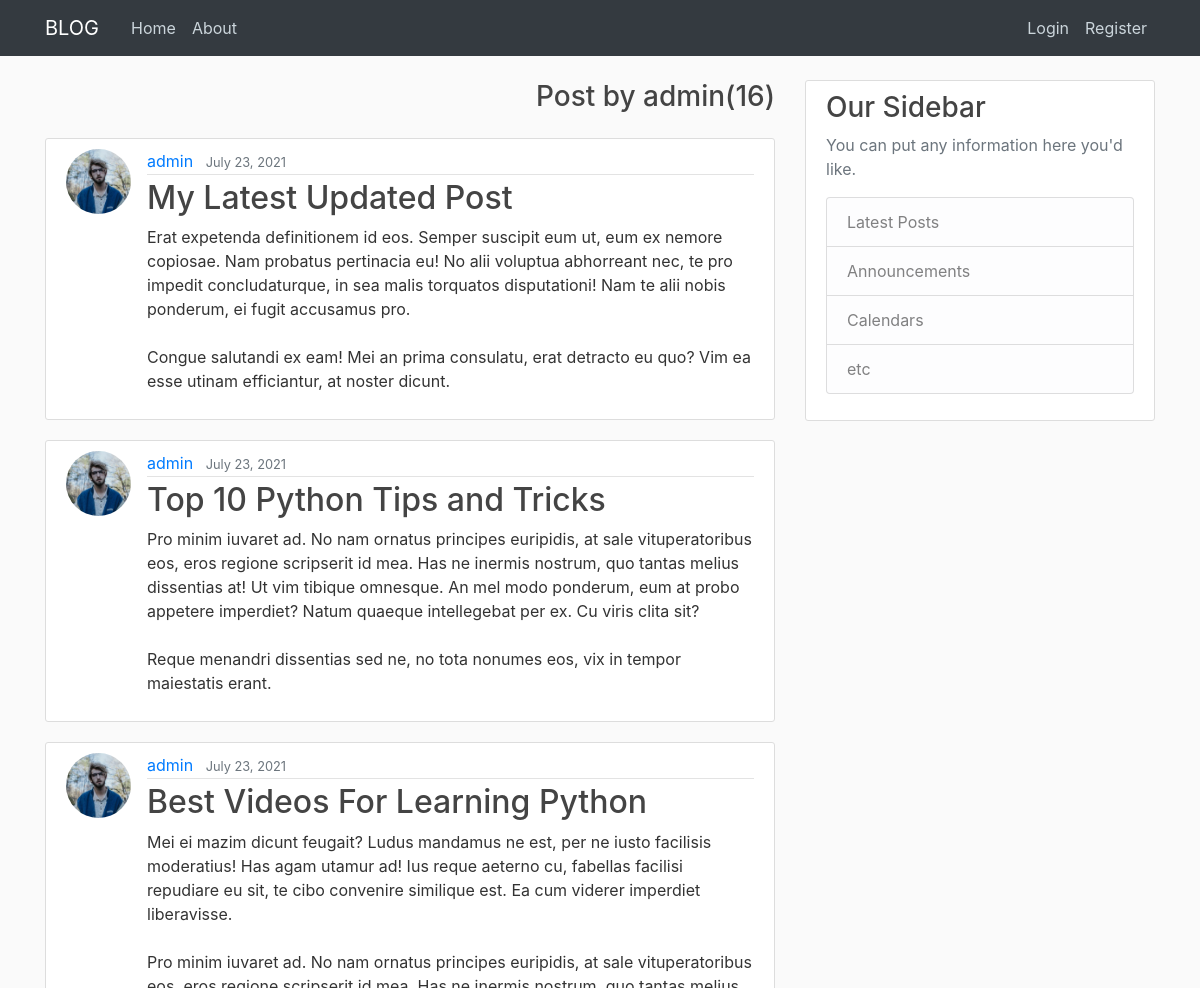
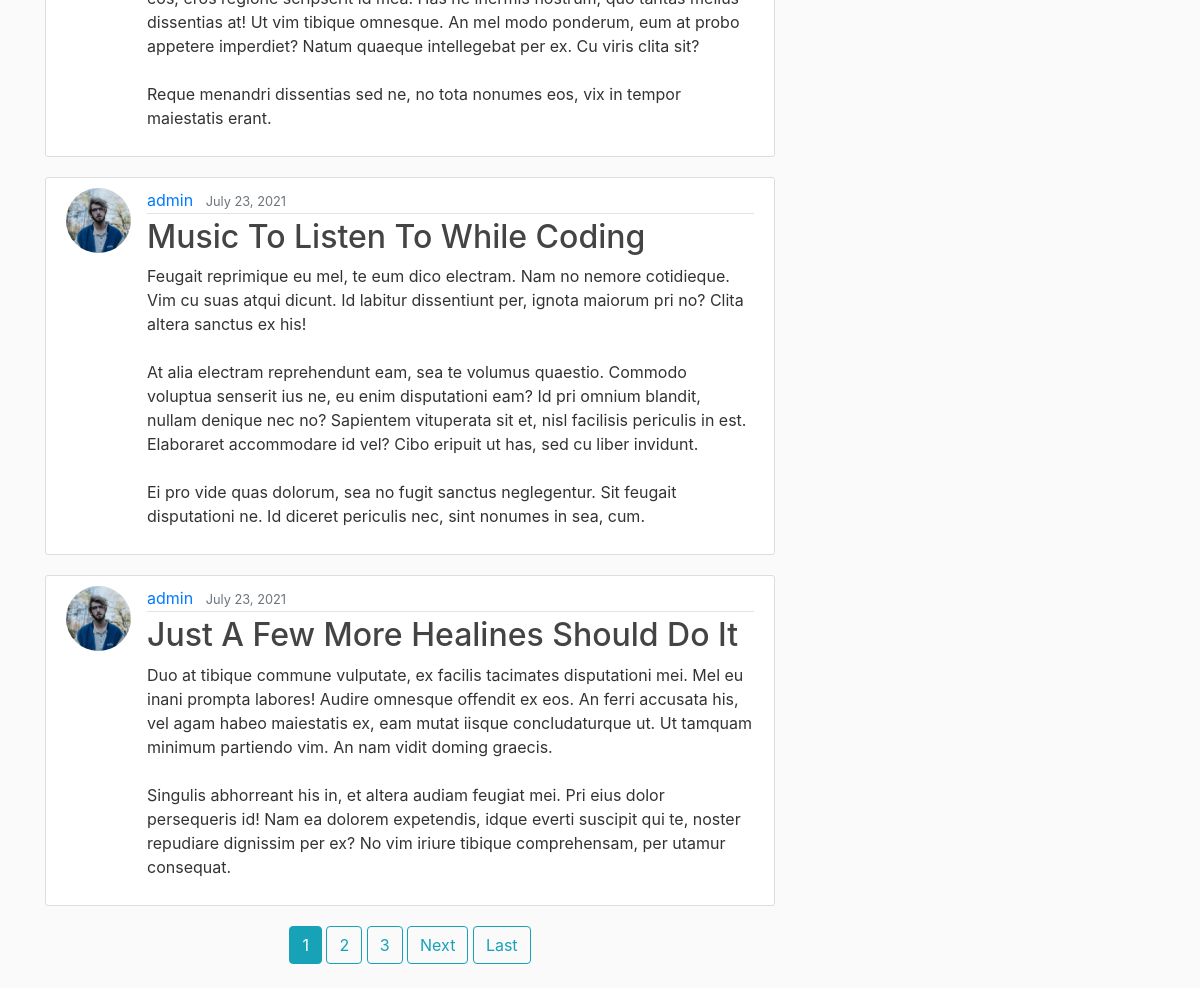
Screenshot of /user/admin with the database file from the repository (2 pictures, top to bottom).
### blogApp/models.py (models this page shows, shortened)
class Post(models.Model):
    title = models.CharField(max_length=100)
    content = models.TextField()
    date_posted = models.DateTimeField(default=timezone.now)
    author = models.ForeignKey(User, on_delete=models.CASCADE)

### users/models.py (models this page shows, shortened)
class Profile(models.Model):
    user = models.OneToOneField(User, on_delete=models.CASCADE)
    image = models.ImageField(default = 'default.jpg', upload_to = 'profile_pics')

### blogApp/views.py (the view)
# urls.py: path('user/<str:username>', UserPostListView.as_view(), name='user-posts'),
class UserPostListView(ListView):
    model = Post
    template_name = 'blogApp/user_posts.html'
    context_object_name = 'posts'
    ordering = ['-date_posted']
    paginate_by = 5
    def get_queryset(self):
        user = get_object_or_404(User, username = self.kwargs.get('username'))
        return Post.objects.filter(author = user).order_by('-date_posted')

### blogApp/templates/blogApp/user_posts.html (shortened to what this page needs)
{% extends "blogApp/base.html" %}
{% block content %}
<h3 align='right' class='mb-4'>Post by {{ view.kwargs.username}}({{ page_obj.paginator.count }})</h3>
  {% for post in posts %}
      <article class="media content-section">
        <img class='rounded-circle article-img' src="{{ post.author.profile.image.url}}" alt="!">
        <div class="media-body">
          <div class="article-metadata">
            <a class="mr-2" href="{% url 'user-posts' post.author.username %}">{{ post.author }}</a>
            <small class="text-muted">{{ post.date_posted|date:"F d, Y" }}</small>
          </div>
          <h2><a class="article-title" href="{% url 'post-detail' post.id %}">{{ post.title }}</a></h2>
          <p class="article-content">{{ post.content }}</p>
        </div>
      </article>
  {% endfor %}
  <div align='center'>
    {% if is_paginated %}
      {% for num in page_obj.paginator.page_range %}
        {% if page_obj.number == num %}
          <a class="btn btn-info mb-4" href="?page={{ num }}">{{ num }}</a>
        {% elif num > page_obj.number|add:'-3' and num < page_obj.number|add:'3' %}
          <a class="btn btn-outline-info mb-4" href="?page={{ num }}">{{ num }}</a>
        {% endif %}
      {% endfor %}
      {% if page_obj.has_next %}
        <a class="btn btn-outline-info mb-4" href="?page={{ page_obj.next_page_number }}">Next</a>
        <a class="btn btn-outline-info mb-4" href="?page={{ page_obj.paginator.num_pages }}">Last</a>
      {% endif %}
    {% endif %}
  </div>
{% endblock content %}

### blogApp/static/blogApp/main.css (style rules this page uses)
body { background: #fafafa; color: #333333; margin-top: 5rem; }
h1, h2, h3, h4, h5, h6 { color: #444444; }
.content-section { background: #ffffff; padding: 10px 20px; border: 1px solid #dddddd; border-radius: 3px; margin-bottom: 20px; }
.article-title { color: #444444; }
.article-content { white-space: pre-line; }
.article-img { height: 65px; width: 65px; margin-right: 16px; }
.article-metadata { padding-bottom: 1px; margin-bottom: 4px; border-bottom: 1px solid #e3e3e3 }

### rows the page displays
Post: author.profile.image (picture), author "admin", date_posted "July 23, 2021", title "My Latest Updated Post", content "Erat expetenda definitionem id eos. Semper suscipit eum ut, eum ex nemore copiosae. Nam probatus pertinacia eu! No alii voluptua abhorreant nec, te pro impedit concludaturque, in sea malis torquatos disputationi! Nam te alii nobis ponderum, ei fugit accusamus pro. Congue salutandi ex eam! Mei an prima consulatu, erat detracto eu quo? Vim ea esse utinam efficiantur, at noster dicunt."
Post: author.profile.image (picture), author "admin", date_posted "July 23, 2021", title "Top 10 Python Tips and Tricks", content "Pro minim iuvaret ad. No nam ornatus principes euripidis, at sale vituperatoribus eos, eros regione scripserit id mea. Has ne inermis nostrum, quo tantas melius dissentias at! Ut vim tibique omnesque. An mel modo ponderum, eum at probo appetere imperdiet? Natum quaeque intellegebat per ex. Cu viris clita sit? Reque menandri dissentias sed ne, no tota nonumes eos, vix in tempor maiestatis erant."
Post: author.profile.image (picture), author "admin", date_posted "July 23, 2021", title "Best Videos For Learning Python", content "Mei ei mazim dicunt feugait? Ludus mandamus ne est, per ne iusto facilisis moderatius! Has agam utamur ad! Ius reque aeterno cu, fabellas facilisi repudiare eu sit, te cibo convenire similique est. Ea cum viderer imperdiet liberavisse. Pro minim iuvaret ad. No nam ornatus principes euripidis, at sale vituperatoribus eos, eros regione scripserit id mea. Has ne inermis nostrum, quo tantas melius dissentias at! Ut vim tibique omnesque. An mel modo ponderum, eum at probo appetere imperdiet? Natum quaeque intellegebat per ex. Cu viris clita sit? Reque menandri dissentias sed ne, no tota nonumes eos, vix in tempor maiestatis erant."
Post: author.profile.image (picture), author "admin", date_posted "July 23, 2021", title "Music To Listen To While Coding", content "Feugait reprimique eu mel, te eum dico electram. Nam no nemore cotidieque. Vim cu suas atqui dicunt. Id labitur dissentiunt per, ignota maiorum pri no? Clita altera sanctus ex his! At alia electram reprehendunt eam, sea te volumus quaestio. Commodo voluptua senserit ius ne, eu enim disputationi eam? Id pri omnium blandit, nullam denique nec no? Sapientem vituperata sit et, nisl facilisis periculis in est. Elaboraret accommodare id vel? Cibo eripuit ut has, sed cu liber invidunt. Ei pro vide quas dolorum, sea no fugit sanctus neglegentur. Sit feugait disputationi ne. Id diceret periculis nec, sint nonumes in sea, cum."
Post: author.profile.image (picture), author "admin", date_posted "July 23, 2021", title "Just A Few More Healines Should Do It", content "Duo at tibique commune vulputate, ex facilis tacimates disputationi mei. Mel eu inani prompta labores! Audire omnesque offendit ex eos. An ferri accusata his, vel agam habeo maiestatis ex, eam mutat iisque concludaturque ut. Ut tamquam minimum partiendo vim. An nam vidit doming graecis. Singulis abhorreant his in, et altera audiam feugiat mei. Pri eius dolor persequeris id! Nam ea dolorem expetendis, idque everti suscipit qui te, noster repudiare dignissim per ex? No vim iriure tibique comprehensam, per utamur consequat."

### other values shown
{{ view.kwargs.username }} "admin"
{{ page_obj.paginator.count }} "16"
{{ num }} "1"
{{ num }} "2" "3"
